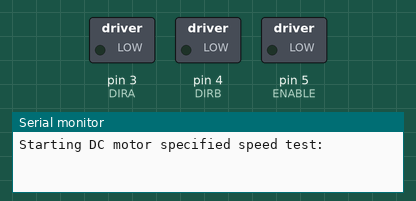
This sketch was run on a simulated Arduino Uno, built with avr-gcc and run on an emulated ATmega328P. Shown: switched loads named in the sketch (green lamp = pin HIGH), the last lines printed to the serial monitor.

Above: at 0.1 s.
At 5.1 s:
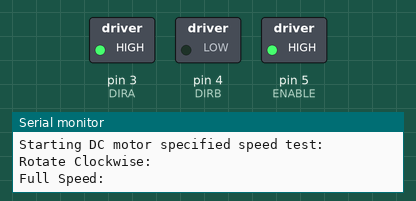
At 8.1 s:
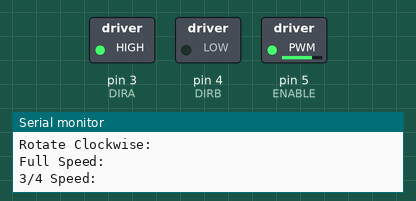
At 11.1 s:
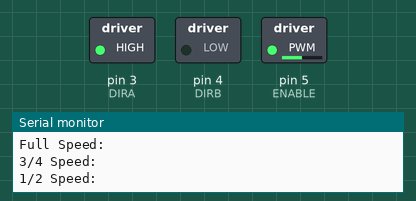
At 17.1 s:
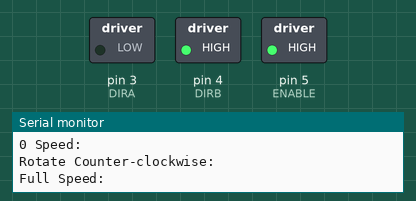
At 26.1 s:
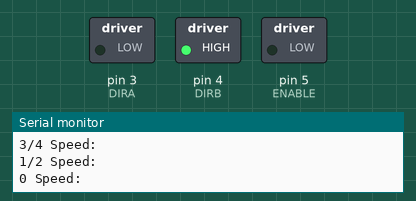
Timing chart, 0 to 40.0 s (numbered marks = the images above):
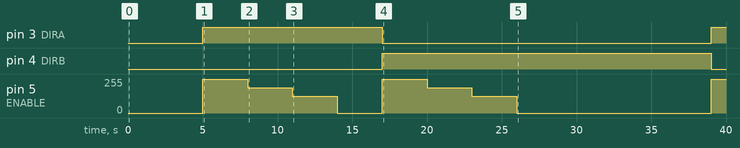

Measured:
- by itself, pin 3 (DIRA): LOW → HIGH at 5.0 s, → LOW 12.0 s later, → HIGH 22.0 s later
- by itself, pin 4 (DIRB): LOW → HIGH at 17.0 s, → LOW 22.0 s later
- by itself, pin 5 (ENABLE): 0/255 → 255/255 at 5.0 s, → 191/255 3.0 s later, → 127/255 3.0 s later, → 0/255 3.0 s later, … (9 changes in this stretch)

The sketch:

DC_Motor_Test.ino
```cpp
/*
 *  Ernest Pellegrino
 *  April 14th 2022
 *
 *  DC Motor
 */
#define ENABLE 5
#define DIRA 3
#define DIRB 4

int i;

void setup() {
  //---set pin direction
  pinMode(ENABLE,OUTPUT);
  pinMode(DIRA,OUTPUT);
  pinMode(DIRB,OUTPUT);
  Serial.begin(9600);
}

void loop() {
  Serial.println("Starting DC motor specified speed test:");
  delay(5000);

  Serial.println("Rotate Clockwise:");
  digitalWrite(DIRA,HIGH); //Rotate Clockwise
  digitalWrite(DIRB,LOW);

  Serial.println("Full Speed:");
  analogWrite(ENABLE,255); //"Full" Speed
  delay(3000);

  Serial.println("3/4 Speed:");
  analogWrite(ENABLE,191); //"3/4" Speed
  delay(3000);

  Serial.println("1/2 Speed:");
  analogWrite(ENABLE,127); //"1/2" Speed
  delay(3000);

  Serial.println("0 Speed:");
  analogWrite(ENABLE,0); // "0" Speed
  delay(3000);

  Serial.println("Rotate Counter-clockwise:");
  digitalWrite(DIRA,LOW); //Rotate Counter-clockwise
  digitalWrite(DIRB,HIGH);

  Serial.println("Full Speed:");
  analogWrite(ENABLE,255); //"Full" Speed
  delay(3000);

  Serial.println("3/4 Speed:");
  analogWrite(ENABLE,191); //"3/4" Speed
  delay(3000);

  Serial.println("1/2 Speed:");
  analogWrite(ENABLE,127); //"1/2" Speed
  delay(3000);

  Serial.println("0 Speed:");
  analogWrite(ENABLE,0); // "0" Speed
  delay(3000);

  Serial.println("Test Completed");
  delay(5000);
}
```
